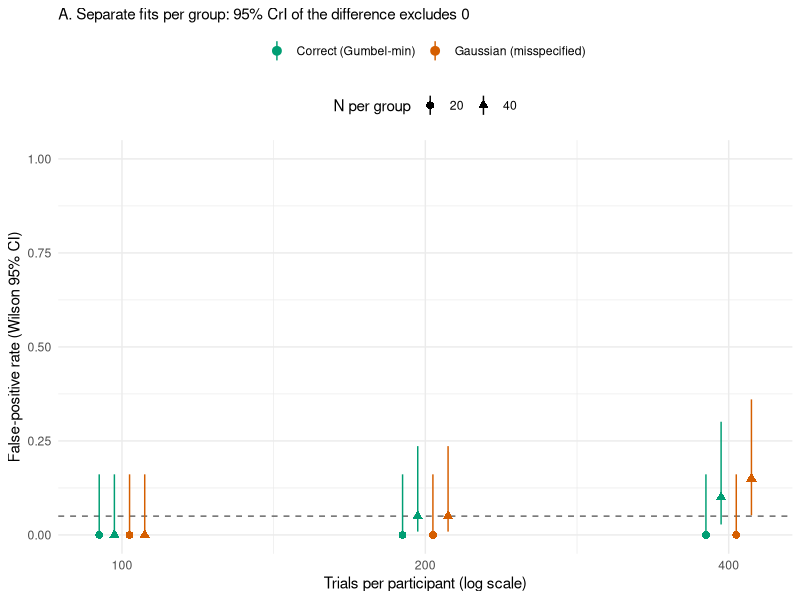
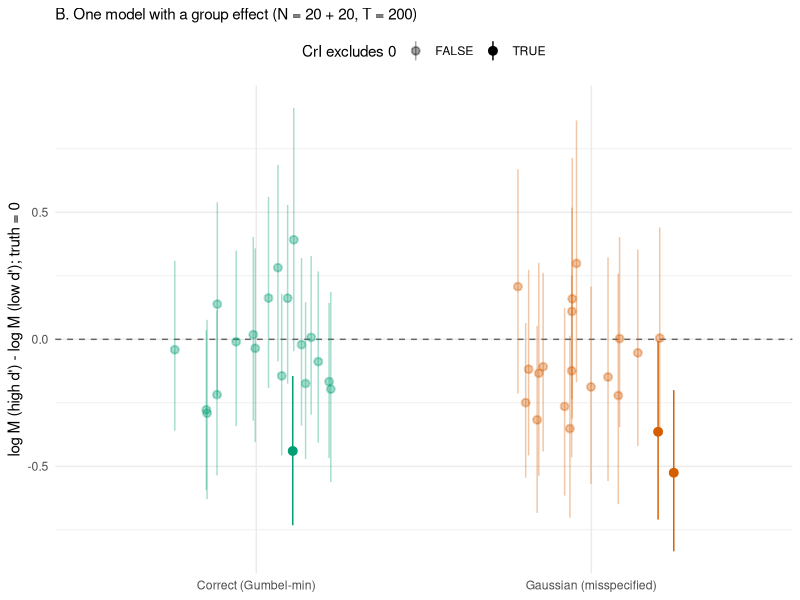

R code for these plots, in order:
# Fig. 10 (v3b): spurious log_M group differences when groups differ only in d'.
# A: false-positive rate by N x T, separate fits (work package B), correct vs Gaussian.
# B: posterior mean of the group difference, single two-group model (work package C).
# Panels combined with gridExtra, as in figs 6-9 (the plan's patchwork is not in renv.lock).
#
# Run from the project root: Rscript code/05_figures/fig_10_dprime_confound.R
suppressPackageStartupMessages({ library(dplyr); library(ggplot2) })
okabe_v <- c(correct = "#009E73", misspecified = "#D55E00")
lab_v   <- c(correct = "Correct (Gumbel-min)", misspecified = "Gaussian (misspecified)")

b <- readr::read_csv(here::here("data", "processed", "v3b", "b_dprime_confound_by_cell.csv"),
                     show_col_types = FALSE) |>
  filter(analysis == "primary") |>
  mutate(fpr_lo = pmax(fpr_lo, 0))          # Wilson lower limit is -1e-17 when k = 0
pA <- ggplot(b, aes(n_trials, fpr, colour = fit_variant, shape = factor(n_participants))) +
  geom_hline(yintercept = 0.05, linetype = 2, colour = "grey40") +
  geom_pointrange(aes(ymin = fpr_lo, ymax = fpr_hi), position = position_dodge(width = 0.2)) +
  scale_x_continuous(trans = "log2", breaks = c(100, 200, 400)) +
  scale_colour_manual(values = okabe_v, labels = lab_v) +
  coord_cartesian(ylim = c(0, 1)) +
  labs(subtitle = "A. Separate fits per group: 95% CrI of the difference excludes 0",
       x = "Trials per participant (log scale)", y = "False-positive rate (Wilson 95% CI)",
       colour = NULL, shape = "N per group") +
  theme_minimal() + theme(legend.position = "top", legend.box = "vertical")

c2 <- readr::read_csv(here::here("data", "processed", "v3b", "c_two_group_by_fit.csv"),
                      show_col_types = FALSE) |> filter(status %in% c("pass", "fail"))
pB <- ggplot(c2, aes(fit_variant, diff_mean, colour = fit_variant)) +
  geom_hline(yintercept = 0, linetype = 2, colour = "grey40") +
  geom_pointrange(aes(ymin = diff_q025, ymax = diff_q975, alpha = excl0),
                  position = position_jitter(width = 0.25, seed = 1)) +
  scale_alpha_manual(values = c(`FALSE` = 0.35, `TRUE` = 1), name = "CrI excludes 0") +
  scale_colour_manual(values = okabe_v, labels = lab_v, guide = "none") +
  scale_x_discrete(labels = lab_v) +
  labs(subtitle = "B. One model with a group effect (N = 20 + 20, T = 200)",
       x = NULL, y = "log M (high d') - log M (low d'); truth = 0") +
  theme_minimal() + theme(legend.position = "top")

dir.create(here::here("outputs", "figures", "v3b"), recursive = TRUE, showWarnings = FALSE)
g <- gridExtra::arrangeGrob(pA, pB, ncol = 2, widths = c(1.4, 1))
ggsave(here::here("outputs", "figures", "v3b", "fig_10_dprime_confound.png"), g,
       width = 11, height = 4.5, dpi = 300)
cat("Wrote outputs/figures/v3b/fig_10_dprime_confound.png\n")
